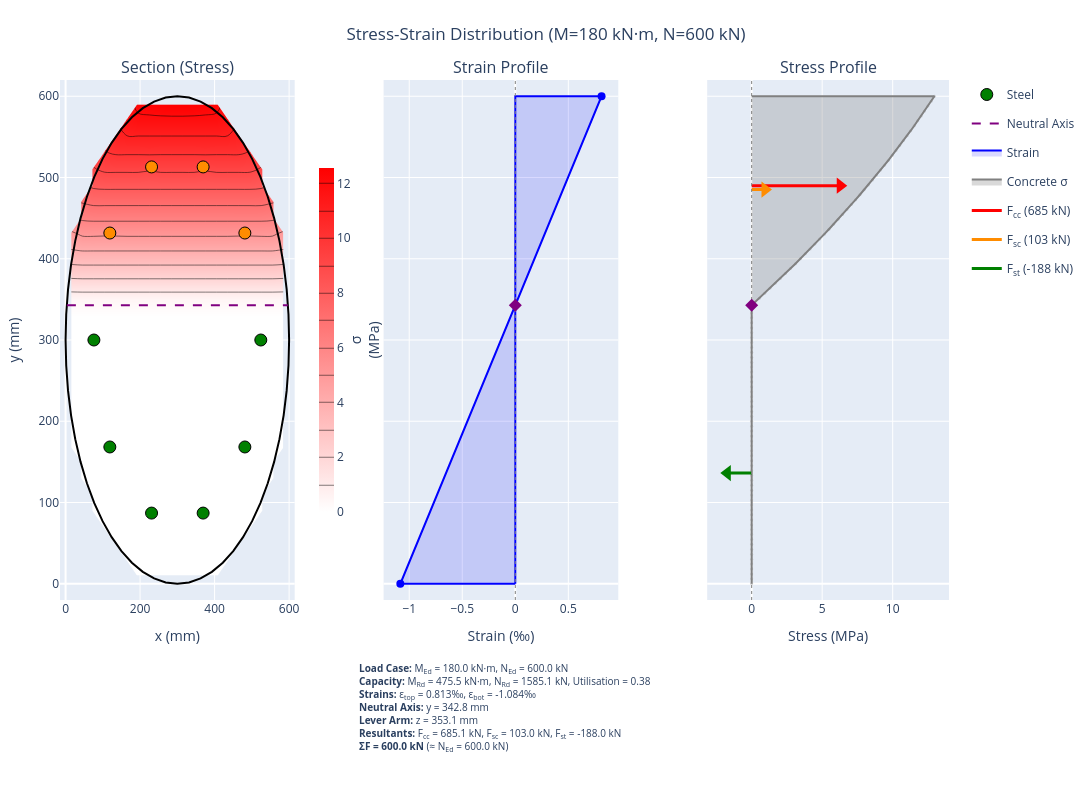

The code cell stored with this chart in its notebook:
### Code cell
# Stress-strain profile from the bending sub-check
check.bending.plot_stress_strain(
    M_Ed=180,
    N_Ed=600,
    title="Stress-Strain Distribution (M=180 kN\u00b7m, N=600 kN)",
    section_render="filled",
    height=800,
    show=False,
)

### Figure 1 — Plotly figure (JSON) as saved in the notebook; plotly's stock layout.template omitted (floating-point values rounded to 4 significant figures; data arrays with more than 128 entries replaced by an {"elided": "..."} marker saying what was removed)
{"data": [{"line": {"color": "black", "width": 2}, "mode": "lines", "name": "Section outline", "showlegend": false, "type": "scatter", "x": [600, 598.4, 593.4, 585.3, 574.1, 559.8, 542.7, 522.9, 500.7, 476.3, 450, 422.0, 392.7, 362.4, 331.4, 300, 268.6, 237.6, 207.3, 178.0, 150.0, 123.7, 99.26, 77.06, 57.29, 40.19, 25.94, 14.68, 6.556, 1.643, 0, 1.643, 6.556, 14.68, 25.94, 40.19, 57.29, 77.06, 99.26, 123.7, 150.0, 178.0, 207.3, 237.6, 268.6, 300.0, 331.4, 362.4, 392.7, 422.0, 450.0, 476.3, 500.7, 522.9, 542.7, 559.8, 574.1, 585.3, 593.4, 598.4, 600], "xaxis": "x", "y": [300, 331.4, 362.4, 392.7, 422.0, 450, 476.3, 500.7, 522.9, 542.7, 559.8, 574.1, 585.3, 593.4, 598.4, 600, 598.4, 593.4, 585.3, 574.1, 559.8, 542.7, 522.9, 500.7, 476.3, 450.0, 422.0, 392.7, 362.4, 331.4, 300.0, 268.6, 237.6, 207.3, 178.0, 150.0, 123.7, 99.26, 77.06, 57.29, 40.19, 25.94, 14.68, 6.556, 1.643, 0, 1.643, 6.556, 14.68, 25.94, 40.19, 57.29, 77.06, 99.26, 123.7, 150.0, 178.0, 207.3, 237.6, 268.6, 300], "yaxis": "y"}, {"colorbar": {"len": 0.7, "thickness": 15, "title": {"side": "right", "text": "σ<br>(MPa)"}, "x": 0.28, "y": 0.5}, "colorscale": [[0, "white"], [1, "red"]], "contours": {"coloring": "heatmap"}, "hovertemplate": "x: %{x:.1f} mm<br>y: %{y:.1f} mm<br>σ: %{z:.2f} MPa<extra>Concrete</extra>", "name": "Concrete", "showlegend": false, "showscale": true, "type": "contour", "x": [15.0, 45.0, 75.0, 105.0, 135.0, 165.0, 195.0, 225.0, 255.0, 285.0, 315.0, 345.0, 375.0, 405.0, 435.0, 465.0, 495.0, 525.0, 555.0, 585.0], "xaxis": "x", "y": [10.0, 30.0, 50.0, 70.0, 90.0, 110.0, 130.0, 150.0, 170.0, 190.0, 210.0, 230.0, 250.0, 270.0, 290.0, 310.0, 330.0, 350.0, 370.0, 390.0, 410.0, 430.0, 450.0, 470.0, 490.0, 510.0, 530.0, 550.0, 570.0, 590.0], "yaxis": "y", "z": {"elided": "30x20 float values"}, "zmax": 12.56, "zmin": 0}, {"customdata": [[-27.08, -0.1354, -8.506], [56.19, 0.281, 17.65], [107.7, 0.5383, 33.82], [107.7, 0.5383, 33.82], [56.19, 0.281, 17.65], [-27.08, -0.1354, -8.506], [-110.3, -0.5517, -34.67], [-161.8, -0.809, -50.83], [-161.8, -0.809, -50.83], [-110.3, -0.5517, -34.67]], "hovertemplate": "x: %{x:.1f} mm<br>y: %{y:.1f} mm<br>σ: %{customdata[0]:.1f} MPa<br>ε: %{customdata[1]:.3f} ‰<br>F: %{customdata[2]:.1f} kN<br><extra>Steel</extra>", "marker": {"color": ["green", "darkorange", "darkorange", "darkorange", "darkorange", "green", "green", "green", "green", "green"], "line": {"color": "black", "width": 1}, "size": 12}, "mode": "markers", "name": "Steel", "showlegend": true, "type": "scatter", "x": [524.0, 481.2, 369.2, 230.8, 118.8, 76.0, 118.8, 230.8, 369.2, 481.2], "xaxis": "x", "y": [300.0, 431.7, 513.0, 513.0, 431.7, 300.0, 168.3, 86.96, 86.96, 168.3], "yaxis": "y"}, {"line": {"color": "purple", "dash": "dash", "width": 2}, "mode": "lines", "name": "Neutral Axis", "showlegend": true, "type": "scatter", "x": [3.457, 596.5], "xaxis": "x", "y": [342.8, 342.8], "yaxis": "y"}, {"fill": "toself", "fillcolor": "rgba(0, 0, 255, 0.15)", "hovertemplate": "ε: %{x:.3f} ‰<br>y: %{y:.1f} mm<extra></extra>", "line": {"color": "blue", "width": 2}, "mode": "lines", "name": "Strain", "type": "scatter", "x": [0, -1.084, 0.8133, 0, 0], "xaxis": "x2", "y": [0, 0, 600, 600, 0], "yaxis": "y2"}, {"hovertemplate": "ε: %{x:.3f} ‰<br>y: %{y:.1f} mm<extra></extra>", "marker": {"color": "blue", "size": 8}, "mode": "markers", "showlegend": false, "type": "scatter", "x": [-1.084, 0.8133], "xaxis": "x2", "y": [0, 600], "yaxis": "y2"}, {"line": {"color": "gray", "dash": "dot", "width": 1}, "mode": "lines", "showlegend": false, "type": "scatter", "x": [0, 0], "xaxis": "x2", "y": [-20, 620], "yaxis": "y2"}, {"hovertemplate": "Neutral Axis<br>y: 342.8 mm<extra></extra>", "marker": {"color": "purple", "size": 10, "symbol": "diamond"}, "mode": "markers", "name": "NA", "showlegend": false, "type": "scatter", "x": [0], "xaxis": "x2", "y": [342.8], "yaxis": "y2"}, {"fill": "toself", "fillcolor": "rgba(128, 128, 128, 0.3)", "hoverinfo": "skip", "legendgroup": "concrete_stress", "line": {"color": "gray", "width": 2}, "mode": "lines", "name": "Concrete σ", "type": "scatter", "x": [0.0, 0.0, 0.0, 0.0, 0.0, 0.0, 0.0, 0.0, 0.0, 0.0, 0.0, 0.0, 0.0, 0.0, 0.0, 0.0, 0.0, 0.0, 0.0, 0.0, 0.0, 0.0, 0.0, 0.0, 0.0, 0.0, 0.0, 0.0, 0.0, 0.0, 0.0, 0.0, 0.0, 0.0, 0.0, 0.0, 0.0, 0.0, 0.0, 0.0, 0.0, 0.0, 0.0, 0.0, 0.0, 0.0, 0.0, 0.0, 0.0, 0.0, 0.0, 0.0, 0.0, 0.0, 0.0, 0.0, 0.0, 0.0, 0.1669, 0.5467, 0.9229, 1.295, 1.664, 2.029, 2.391, 2.749, 3.103, 3.453, 3.8, 4.143, 4.483, 4.819, 5.151, 5.479, 5.804, 6.125, 6.442, 6.756, 7.066, 7.373, 7.675, 7.974, 8.27, 8.562, 8.85, 9.134, 9.415, 9.692, 9.965, 10.23, 10.5, 10.76, 11.02, 11.28, 11.53, 11.78, 12.02, 12.26, 12.5, 12.73, 12.96, 0.0], "xaxis": "x3", "y": [0.0, 0.0, 6.061, 12.12, 18.18, 24.24, 30.3, 36.36, 42.42, 48.48, 54.55, 60.61, 66.67, 72.73, 78.79, 84.85, 90.91, 96.97, 103.0, 109.1, 115.2, 121.2, 127.3, 133.3, 139.4, 145.5, 151.5, 157.6, 163.6, 169.7, 175.8, 181.8, 187.9, 193.9, 200.0, 206.1, 212.1, 218.2, 224.2, 230.3, 236.4, 242.4, 248.5, 254.5, 260.6, 266.7, 272.7, 278.8, 284.8, 290.9, 297.0, 303.0, 309.1, 315.2, 321.2, 327.3, 333.3, 339.4, 345.5, 351.5, 357.6, 363.6, 369.7, 375.8, 381.8, 387.9, 393.9, 400.0, 406.1, 412.1, 418.2, 424.2, 430.3, 436.4, 442.4, 448.5, 454.5, 460.6, 466.7, 472.7, 478.8, 484.8, 490.9, 497.0, 503.0, 509.1, 515.2, 521.2, 527.3, 533.3, 539.4, 545.5, 551.5, 557.6, 563.6, 569.7, 575.8, 581.8, 587.9, 593.9, 600.0, 600.0], "yaxis": "y3"}, {"hovertemplate": "%{text}<extra>Concrete</extra>", "legendgroup": "concrete_stress", "marker": {"color": "gray", "opacity": 0.3, "size": 3}, "mode": "markers", "showlegend": false, "text": ["σ: 0.00 MPa<br>ε: -1.084 ‰<br>y: 0.0 mm", "σ: 0.00 MPa<br>ε: -1.065 ‰<br>y: 6.1 mm", "σ: 0.00 MPa<br>ε: -1.046 ‰<br>y: 12.1 mm", "σ: 0.00 MPa<br>ε: -1.027 ‰<br>y: 18.2 mm", "σ: 0.00 MPa<br>ε: -1.007 ‰<br>y: 24.2 mm", "σ: 0.00 MPa<br>ε: -0.988 ‰<br>y: 30.3 mm", "σ: 0.00 MPa<br>ε: -0.969 ‰<br>y: 36.4 mm", "σ: 0.00 MPa<br>ε: -0.950 ‰<br>y: 42.4 mm", "σ: 0.00 MPa<br>ε: -0.931 ‰<br>y: 48.5 mm", "σ: 0.00 MPa<br>ε: -0.912 ‰<br>y: 54.5 mm", "σ: 0.00 MPa<br>ε: -0.892 ‰<br>y: 60.6 mm", "σ: 0.00 MPa<br>ε: -0.873 ‰<br>y: 66.7 mm", "σ: 0.00 MPa<br>ε: -0.854 ‰<br>y: 72.7 mm", "σ: 0.00 MPa<br>ε: -0.835 ‰<br>y: 78.8 mm", "σ: 0.00 MPa<br>ε: -0.816 ‰<br>y: 84.8 mm", "σ: 0.00 MPa<br>ε: -0.797 ‰<br>y: 90.9 mm", "σ: 0.00 MPa<br>ε: -0.777 ‰<br>y: 97.0 mm", "σ: 0.00 MPa<br>ε: -0.758 ‰<br>y: 103.0 mm", "σ: 0.00 MPa<br>ε: -0.739 ‰<br>y: 109.1 mm", "σ: 0.00 MPa<br>ε: -0.720 ‰<br>y: 115.2 mm", "σ: 0.00 MPa<br>ε: -0.701 ‰<br>y: 121.2 mm", "σ: 0.00 MPa<br>ε: -0.682 ‰<br>y: 127.3 mm", "σ: 0.00 MPa<br>ε: -0.662 ‰<br>y: 133.3 mm", "σ: 0.00 MPa<br>ε: -0.643 ‰<br>y: 139.4 mm", "σ: 0.00 MPa<br>ε: -0.624 ‰<br>y: 145.5 mm", "σ: 0.00 MPa<br>ε: -0.605 ‰<br>y: 151.5 mm", "σ: 0.00 MPa<br>ε: -0.586 ‰<br>y: 157.6 mm", "σ: 0.00 MPa<br>ε: -0.567 ‰<br>y: 163.6 mm", "σ: 0.00 MPa<br>ε: -0.547 ‰<br>y: 169.7 mm", "σ: 0.00 MPa<br>ε: -0.528 ‰<br>y: 175.8 mm", "σ: 0.00 MPa<br>ε: -0.509 ‰<br>y: 181.8 mm", "σ: 0.00 MPa<br>ε: -0.490 ‰<br>y: 187.9 mm", "σ: 0.00 MPa<br>ε: -0.471 ‰<br>y: 193.9 mm", "σ: 0.00 MPa<br>ε: -0.452 ‰<br>y: 200.0 mm", "σ: 0.00 MPa<br>ε: -0.432 ‰<br>y: 206.1 mm", "σ: 0.00 MPa<br>ε: -0.413 ‰<br>y: 212.1 mm", "σ: 0.00 MPa<br>ε: -0.394 ‰<br>y: 218.2 mm", "σ: 0.00 MPa<br>ε: -0.375 ‰<br>y: 224.2 mm", "σ: 0.00 MPa<br>ε: -0.356 ‰<br>y: 230.3 mm", "σ: 0.00 MPa<br>ε: -0.337 ‰<br>y: 236.4 mm", "σ: 0.00 MPa<br>ε: -0.317 ‰<br>y: 242.4 mm", "σ: 0.00 MPa<br>ε: -0.298 ‰<br>y: 248.5 mm", "σ: 0.00 MPa<br>ε: -0.279 ‰<br>y: 254.5 mm", "σ: 0.00 MPa<br>ε: -0.260 ‰<br>y: 260.6 mm", "σ: 0.00 MPa<br>ε: -0.241 ‰<br>y: 266.7 mm", "σ: 0.00 MPa<br>ε: -0.222 ‰<br>y: 272.7 mm", "σ: 0.00 MPa<br>ε: -0.202 ‰<br>y: 278.8 mm", "σ: 0.00 MPa<br>ε: -0.183 ‰<br>y: 284.8 mm", "σ: 0.00 MPa<br>ε: -0.164 ‰<br>y: 290.9 mm", "σ: 0.00 MPa<br>ε: -0.145 ‰<br>y: 297.0 mm", "σ: 0.00 MPa<br>ε: -0.126 ‰<br>y: 303.0 mm", "σ: 0.00 MPa<br>ε: -0.107 ‰<br>y: 309.1 mm", "σ: 0.00 MPa<br>ε: -0.087 ‰<br>y: 315.2 mm", "σ: 0.00 MPa<br>ε: -0.068 ‰<br>y: 321.2 mm", "σ: 0.00 MPa<br>ε: -0.049 ‰<br>y: 327.3 mm", "σ: 0.00 MPa<br>ε: -0.030 ‰<br>y: 333.3 mm", "σ: 0.00 MPa<br>ε: -0.011 ‰<br>y: 339.4 mm", "σ: 0.17 MPa<br>ε: 0.008 ‰<br>y: 345.5 mm", "σ: 0.55 MPa<br>ε: 0.028 ‰<br>y: 351.5 mm", "σ: 0.92 MPa<br>ε: 0.047 ‰<br>y: 357.6 mm", "σ: 1.30 MPa<br>ε: 0.066 ‰<br>y: 363.6 mm", "σ: 1.66 MPa<br>ε: 0.085 ‰<br>y: 369.7 mm", "σ: 2.03 MPa<br>ε: 0.104 ‰<br>y: 375.8 mm", "σ: 2.39 MPa<br>ε: 0.123 ‰<br>y: 381.8 mm", "σ: 2.75 MPa<br>ε: 0.143 ‰<br>y: 387.9 mm", "σ: 3.10 MPa<br>ε: 0.162 ‰<br>y: 393.9 mm", "σ: 3.45 MPa<br>ε: 0.181 ‰<br>y: 400.0 mm", "σ: 3.80 MPa<br>ε: 0.200 ‰<br>y: 406.1 mm", "σ: 4.14 MPa<br>ε: 0.219 ‰<br>y: 412.1 mm", "σ: 4.48 MPa<br>ε: 0.238 ‰<br>y: 418.2 mm", "σ: 4.82 MPa<br>ε: 0.258 ‰<br>y: 424.2 mm", "σ: 5.15 MPa<br>ε: 0.277 ‰<br>y: 430.3 mm", "σ: 5.48 MPa<br>ε: 0.296 ‰<br>y: 436.4 mm", "σ: 5.80 MPa<br>ε: 0.315 ‰<br>y: 442.4 mm", "σ: 6.12 MPa<br>ε: 0.334 ‰<br>y: 448.5 mm", "σ: 6.44 MPa<br>ε: 0.353 ‰<br>y: 454.5 mm", "σ: 6.76 MPa<br>ε: 0.372 ‰<br>y: 460.6 mm", "σ: 7.07 MPa<br>ε: 0.392 ‰<br>y: 466.7 mm", "σ: 7.37 MPa<br>ε: 0.411 ‰<br>y: 472.7 mm", "σ: 7.68 MPa<br>ε: 0.430 ‰<br>y: 478.8 mm", "σ: 7.97 MPa<br>ε: 0.449 ‰<br>y: 484.8 mm", "σ: 8.27 MPa<br>ε: 0.468 ‰<br>y: 490.9 mm", "σ: 8.56 MPa<br>ε: 0.487 ‰<br>y: 497.0 mm", "σ: 8.85 MPa<br>ε: 0.507 ‰<br>y: 503.0 mm", "σ: 9.13 MPa<br>ε: 0.526 ‰<br>y: 509.1 mm", "σ: 9.41 MPa<br>ε: 0.545 ‰<br>y: 515.2 mm", "σ: 9.69 MPa<br>ε: 0.564 ‰<br>y: 521.2 mm", "σ: 9.96 MPa<br>ε: 0.583 ‰<br>y: 527.3 mm", "σ: 10.23 MPa<br>ε: 0.602 ‰<br>y: 533.3 mm", "σ: 10.50 MPa<br>ε: 0.622 ‰<br>y: 539.4 mm", "σ: 10.76 MPa<br>ε: 0.641 ‰<br>y: 545.5 mm", "σ: 11.02 MPa<br>ε: 0.660 ‰<br>y: 551.5 mm", "σ: 11.28 MPa<br>ε: 0.679 ‰<br>y: 557.6 mm", "σ: 11.53 MPa<br>ε: 0.698 ‰<br>y: 563.6 mm", "σ: 11.78 MPa<br>ε: 0.717 ‰<br>y: 569.7 mm", "σ: 12.02 MPa<br>ε: 0.737 ‰<br>y: 575.8 mm", "σ: 12.26 MPa<br>ε: 0.756 ‰<br>y: 581.8 mm", "σ: 12.50 MPa<br>ε: 0.775 ‰<br>y: 587.9 mm", "σ: 12.73 MPa<br>ε: 0.794 ‰<br>y: 593.9 mm", "σ: 12.96 MPa<br>ε: 0.813 ‰<br>y: 600.0 mm"], "type": "scatter", "x": [0.0, 0.0, 0.0, 0.0, 0.0, 0.0, 0.0, 0.0, 0.0, 0.0, 0.0, 0.0, 0.0, 0.0, 0.0, 0.0, 0.0, 0.0, 0.0, 0.0, 0.0, 0.0, 0.0, 0.0, 0.0, 0.0, 0.0, 0.0, 0.0, 0.0, 0.0, 0.0, 0.0, 0.0, 0.0, 0.0, 0.0, 0.0, 0.0, 0.0, 0.0, 0.0, 0.0, 0.0, 0.0, 0.0, 0.0, 0.0, 0.0, 0.0, 0.0, 0.0, 0.0, 0.0, 0.0, 0.0, 0.0, 0.1669, 0.5467, 0.9229, 1.295, 1.664, 2.029, 2.391, 2.749, 3.103, 3.453, 3.8, 4.143, 4.483, 4.819, 5.151, 5.479, 5.804, 6.125, 6.442, 6.756, 7.066, 7.373, 7.675, 7.974, 8.27, 8.562, 8.85, 9.134, 9.415, 9.692, 9.965, 10.23, 10.5, 10.76, 11.02, 11.28, 11.53, 11.78, 12.02, 12.26, 12.5, 12.73, 12.96], "xaxis": "x3", "y": [0.0, 6.061, 12.12, 18.18, 24.24, 30.3, 36.36, 42.42, 48.48, 54.55, 60.61, 66.67, 72.73, 78.79, 84.85, 90.91, 96.97, 103.0, 109.1, 115.2, 121.2, 127.3, 133.3, 139.4, 145.5, 151.5, 157.6, 163.6, 169.7, 175.8, 181.8, 187.9, 193.9, 200.0, 206.1, 212.1, 218.2, 224.2, 230.3, 236.4, 242.4, 248.5, 254.5, 260.6, 266.7, 272.7, 278.8, 284.8, 290.9, 297.0, 303.0, 309.1, 315.2, 321.2, 327.3, 333.3, 339.4, 345.5, 351.5, 357.6, 363.6, 369.7, 375.8, 381.8, 387.9, 393.9, 400.0, 406.1, 412.1, 418.2, 424.2, 430.3, 436.4, 442.4, 448.5, 454.5, 460.6, 466.7, 472.7, 478.8, 484.8, 490.9, 497.0, 503.0, 509.1, 515.2, 521.2, 527.3, 533.3, 539.4, 545.5, 551.5, 557.6, 563.6, 569.7, 575.8, 581.8, 587.9, 593.9, 600.0], "yaxis": "y3"}, {"hovertemplate": "F<sub>cc</sub> = 685.1 kN<br>y = 490.0 mm<extra>Concrete Compression</extra>", "legendgroup": "F<sub>cc</sub>", "line": {"color": "red", "width": 3}, "mode": "lines", "name": "F<sub>cc</sub> (685 kN)", "type": "scatter", "x": [0, 6.282], "xaxis": "x3", "y": [490.0, 490.0], "yaxis": "y3"}, {"hoverinfo": "skip", "legendgroup": "F<sub>cc</sub>", "marker": {"color": "red", "size": 14, "symbol": "triangle-right"}, "mode": "markers", "showlegend": false, "type": "scatter", "x": [6.282], "xaxis": "x3", "y": [490.0], "yaxis": "y3"}, {"hovertemplate": "F<sub>sc</sub> = 103.0 kN<br>y = 485.1 mm<extra>Steel Compression</extra>", "legendgroup": "F<sub>sc</sub>", "line": {"color": "darkorange", "width": 3}, "mode": "lines", "name": "F<sub>sc</sub> (103 kN)", "type": "scatter", "x": [0, 0.944], "xaxis": "x3", "y": [485.1, 485.1], "yaxis": "y3"}, {"hoverinfo": "skip", "legendgroup": "F<sub>sc</sub>", "marker": {"color": "darkorange", "size": 14, "symbol": "triangle-right"}, "mode": "markers", "showlegend": false, "type": "scatter", "x": [0.944], "xaxis": "x3", "y": [485.1], "yaxis": "y3"}, {"hovertemplate": "F<sub>st</sub> = -188.0 kN<br>y = 136.2 mm<extra>Steel Tension</extra>", "legendgroup": "F<sub>st</sub>", "line": {"color": "green", "width": 3}, "mode": "lines", "name": "F<sub>st</sub> (-188 kN)", "type": "scatter", "x": [0, -1.724], "xaxis": "x3", "y": [136.2, 136.2], "yaxis": "y3"}, {"hoverinfo": "skip", "legendgroup": "F<sub>st</sub>", "marker": {"color": "green", "size": 14, "symbol": "triangle-left"}, "mode": "markers", "showlegend": false, "type": "scatter", "x": [-1.724], "xaxis": "x3", "y": [136.2], "yaxis": "y3"}, {"line": {"color": "gray", "dash": "dot", "width": 1}, "mode": "lines", "showlegend": false, "type": "scatter", "x": [0, 0], "xaxis": "x3", "y": [-20, 620], "yaxis": "y3"}, {"hovertemplate": "Neutral Axis<br>y: 342.8 mm<extra></extra>", "marker": {"color": "purple", "size": 10, "symbol": "diamond"}, "mode": "markers", "showlegend": false, "type": "scatter", "x": [0], "xaxis": "x3", "y": [342.8], "yaxis": "y3"}], "layout": {"annotations": [{"font": {"size": 16}, "showarrow": false, "text": "Section (Stress)", "x": 0.132, "xanchor": "center", "xref": "paper", "y": 1, "yanchor": "bottom", "yref": "paper"}, {"font": {"size": 16}, "showarrow": false, "text": "Strain Profile", "x": 0.496, "xanchor": "center", "xref": "paper", "y": 1, "yanchor": "bottom", "yref": "paper"}, {"font": {"size": 16}, "showarrow": false, "text": "Stress Profile", "x": 0.864, "xanchor": "center", "xref": "paper", "y": 1, "yanchor": "bottom", "yref": "paper"}, {"align": "left", "font": {"size": 10}, "showarrow": false, "text": "<b>Load Case:</b> M<sub>Ed</sub> = 180.0 kN·m, N<sub>Ed</sub> = 600.0 kN<br><b>Capacity:</b> M<sub>Rd</sub> = 475.5 kN·m, N<sub>Rd</sub> = 1585.1 kN, Utilisation = 0.38<br><b>Strains:</b> ε<sub>top</sub> = 0.813‰, ε<sub>bot</sub> = -1.084‰<br><b>Neutral Axis:</b> y = 342.8 mm<br><b>Lever Arm:</b> z = 353.1 mm<br><b>Resultants:</b> F<sub>cc</sub> = 685.1 kN, F<sub>sc</sub> = 103.0 kN, F<sub>st</sub> = -188.0 kN<br><b>ΣF = 600.0 kN</b> (≈ N<sub>Ed</sub> = 600.0 kN)", "x": 0.5, "xref": "paper", "y": -0.3, "yref": "paper"}], "height": 800, "legend": {"x": 1.02, "y": 1}, "margin": {"b": 200, "l": 60, "r": 120, "t": 80}, "showlegend": true, "title": {"text": "Stress-Strain Distribution (M=180 kN·m, N=600 kN)", "x": 0.5}, "width": 1200, "xaxis": {"anchor": "y", "domain": [0, 0.264], "range": [-15, 615], "title": {"text": "x (mm)"}}, "xaxis2": {"anchor": "y2", "domain": [0.364, 0.628], "title": {"text": "Strain (‰)"}}, "xaxis3": {"anchor": "y3", "domain": [0.728, 1], "range": [-3.153, 13.99], "title": {"text": "Stress (MPa)"}}, "yaxis": {"anchor": "x", "domain": [0, 1], "range": [-20, 620], "title": {"text": "y (mm)"}}, "yaxis2": {"anchor": "x2", "domain": [0, 1], "matches": "y", "showticklabels": false}, "yaxis3": {"anchor": "x3", "domain": [0, 1], "matches": "y", "showticklabels": false}}}
